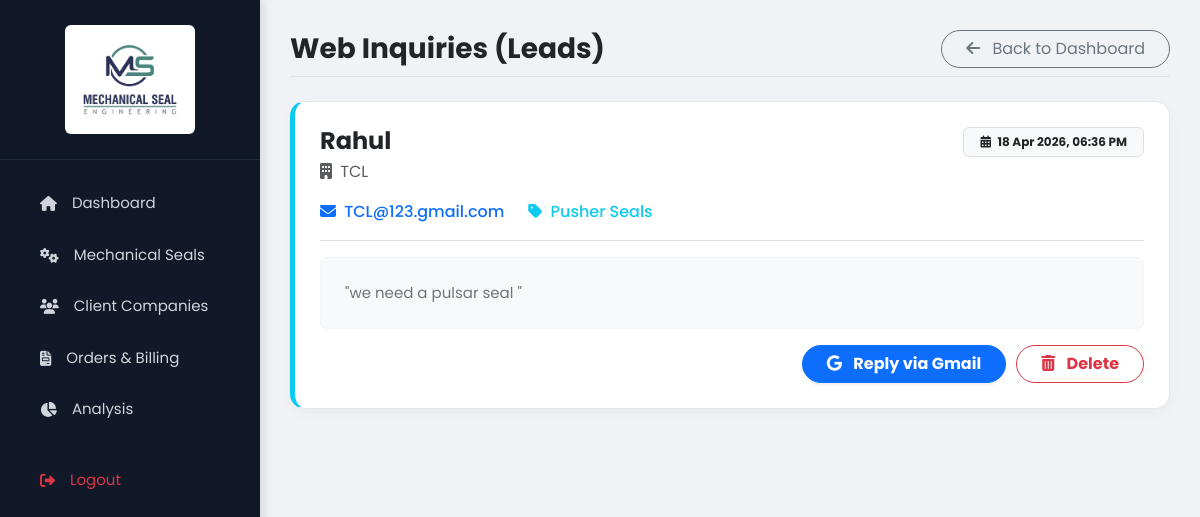
/inquiries.php (signed in), run on the app's committed database.
### tables this page shows
CREATE TABLE `inquiries` (
  `id` int(11) NOT NULL,
  `name` varchar(100) NOT NULL,
  `email` varchar(100) NOT NULL,
  `company` varchar(150) DEFAULT NULL,
  `category` varchar(100) DEFAULT NULL,
  `product_id` int(11) DEFAULT NULL,
  `message` text NOT NULL,
  `created_at` timestamp NOT NULL DEFAULT current_timestamp()
);

### inquiries.php (the view, shortened to what this page needs)
<?php
include 'connection.php';
$inquiries = $conn->query("SELECT * FROM inquiries ORDER BY id DESC");
?>
<!DOCTYPE html>
<html lang="en">
<head>
    <link href="https://cdn.jsdelivr.net/npm/bootstrap@5.3.0/dist/css/bootstrap.min.css" rel="stylesheet">
    <link rel="stylesheet" href="https://cdnjs.cloudflare.com/ajax/libs/font-awesome/6.4.0/css/all.min.css">
</head>
<body>
    <div class="sidebar">
        <div class="sidebar-logo"><img src="assets/logo.jpg" onerror="this.src='logo.jpg'" alt="MS Logo"></div>
        <ul class="menu">
            <li><a href="dashboard.php"><i class="fas fa-home"></i> Dashboard</a></li>
            <li><a href="products.php"><i class="fas fa-cogs"></i> Mechanical Seals</a></li>
            <li><a href="clients.php"><i class="fas fa-users"></i> Client Companies</a></li>
            <li><a href="orders.php"><i class="fas fa-file-invoice"></i> Orders & Billing</a></li>
            <li><a href="analytics.php"><i class="fas fa-chart-pie"></i> Analysis</a></li>
            <li class="mt-4"><a href="logout.php" class="text-danger"><i class="fas fa-sign-out-alt"></i> Logout</a></li>
        </ul>
    </div>
    <div class="main-content">
        <div class="d-flex justify-content-between align-items-center mb-4 pb-2 border-bottom">
            <h3 class="fw-bold text-dark m-0">Web Inquiries (Leads)</h3>
            <a href="dashboard.php" class="btn btn-outline-secondary rounded-pill px-4"><i class="fas fa-arrow-left me-2"></i> Back to Dashboard</a>
        </div>
        <?php if($inquiries && mysqli_num_rows($inquiries) > 0): ?>
            <?php while($row = mysqli_fetch_assoc($inquiries)): ?>
            <div class="msg-card">
                <div class="d-flex justify-content-between align-items-start mb-3">
                    <div>
                        <h4 class="fw-bold text-dark mb-1"><?php echo htmlspecialchars($row['name']); ?></h4>
                        <div class="text-muted"><i class="fas fa-building me-1"></i> <?php echo htmlspecialchars($row['company']) ?: 'No Company Given'; ?></div>
                    </div>
                    <span class="badge bg-light text-dark border px-3 py-2"><i class="fas fa-calendar-alt me-1"></i> <?php echo date('d M Y, h:i A', strtotime($row['created_at'])); ?></span>
                </div>
                <div class="d-flex gap-4 mb-3 pb-3 border-bottom">
                    <div class="text-primary fw-medium"><i class="fas fa-envelope me-1"></i> <?php echo htmlspecialchars($row['email']); ?></div>
                    <div class="text-info fw-medium"><i class="fas fa-tag me-1"></i> <?php echo htmlspecialchars($row['category']) ?: 'General Inquiry'; ?></div>
                </div>
                <div class="bg-light p-4 rounded text-secondary mb-3" style="font-size: 15px; border: 1px solid #f3f4f6;">
                    "<?php echo nl2br(htmlspecialchars($row['message'])); ?>"
                </div>
                <div class="action-buttons">
                    <a href="https://mail.google.com/mail/?view=cm&fs=1&to=<?php echo urlencode($row['email']); ?>&su=Reply to your MS Engineering Inquiry" target="_blank" class="btn btn-primary rounded-pill px-4 fw-bold shadow-sm">
                        <i class="fab fa-google me-2"></i> Reply via Gmail
                    </a>
                    <a href="inquiries.php?delete_id=<?php echo $row['id']; ?>" class="btn btn-outline-danger rounded-pill px-4 fw-bold" onclick="return confirm('Are you sure you want to delete this message permanently?');">
                        <i class="fas fa-trash-alt me-2"></i> Delete
                    </a>
                </div>
            </div>
            <?php endwhile; ?>
        <?php endif; ?>
    </div>
</body>
</html>

### inquiries.php (style rules this page uses)
* { margin: 0; padding: 0; box-sizing: border-box; font-family: 'Poppins', sans-serif; }
body { background-color: #f0f2f5; overflow-x: hidden; }
.sidebar { width: 260px; background: #111827; height: 100vh; color: white; position: fixed; top: 0; left: 0; box-shadow: 4px 0 10px rgba(0,0,0,0.1); z-index: 999; }
.sidebar-logo { text-align: center; padding: 25px 20px; border-bottom: 1px solid #1f2937; }
.sidebar-logo img { max-width: 130px; border-radius: 6px; background: white; padding: 5px; }
.menu { list-style: none; margin-top: 20px; padding: 0; }
.menu li { padding: 12px 25px; margin: 5px 15px; border-radius: 8px; transition: 0.3s; }
.menu li a { color: #d1d5db; text-decoration: none; font-size: 15px; display: flex; align-items: center; gap: 15px; }
.main-content { margin-left: 260px; padding: 30px; width: calc(100% - 260px); }
.msg-card { background: white; border-radius: 15px; padding: 25px; margin-bottom: 20px; box-shadow: 0 4px 15px rgba(0,0,0,0.03); border: 1px solid #e5e7eb; border-left: 5px solid #0dcaf0; transition: 0.3s; }
.action-buttons { display: flex; justify-content: flex-end; gap: 10px; margin-top: 15px; }

### data on the page
inquiries: name "Rahul", company "TCL", created_at "18 Apr 2026, 06:36 PM", email "TCL@123.gmail.com", category "Pusher Seals", message "we need a pulsar seal"
